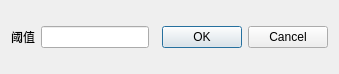
<?xml version="1.0" encoding="UTF-8"?>
<ui version="4.0">
 <class>Threshold</class>
 <widget class="QDialog" name="Threshold">
  <property name="geometry">
   <rect>
    <x>0</x>
    <y>0</y>
    <width>339</width>
    <height>74</height>
   </rect>
  </property>
  <property name="windowTitle">
   <string>阈值</string>
  </property>
  <layout class="QHBoxLayout">
   <item>
    <widget class="QLabel" name="label">
     <property name="text">
      <string>阈值</string>
     </property>
    </widget>
   </item>
   <item>
    <widget class="QLineEdit" name="lineEdit">
     <property name="sizePolicy">
      <sizepolicy hsizetype="Preferred" vsizetype="Fixed">
       <horstretch>0</horstretch>
       <verstretch>0</verstretch>
      </sizepolicy>
     </property>
    </widget>
   </item>
   <item>
    <widget class="QDialogButtonBox" name="buttonBox">
     <property name="orientation">
      <enum>Qt::Horizontal</enum>
     </property>
     <property name="standardButtons">
      <set>QDialogButtonBox::Cancel|QDialogButtonBox::Ok</set>
     </property>
    </widget>
   </item>
  </layout>
 </widget>
 <resources/>
 <connections>
  <connection>
   <sender>buttonBox</sender>
   <signal>rejected()</signal>
   <receiver>Threshold</receiver>
   <slot>reject()</slot>
   <hints>
    <hint type="sourcelabel">
     <x>316</x>
     <y>260</y>
    </hint>
    <hint type="destinationlabel">
     <x>286</x>
     <y>274</y>
    </hint>
   </hints>
  </connection>
  <connection>
   <sender>buttonBox</sender>
   <signal>accepted()</signal>
   <receiver>Threshold</receiver>
   <slot>accept()</slot>
   <hints>
    <hint type="sourcelabel">
     <x>248</x>
     <y>254</y>
    </hint>
    <hint type="destinationlabel">
     <x>157</x>
     <y>274</y>
    </hint>
   </hints>
  </connection>
 </connections>
</ui>
